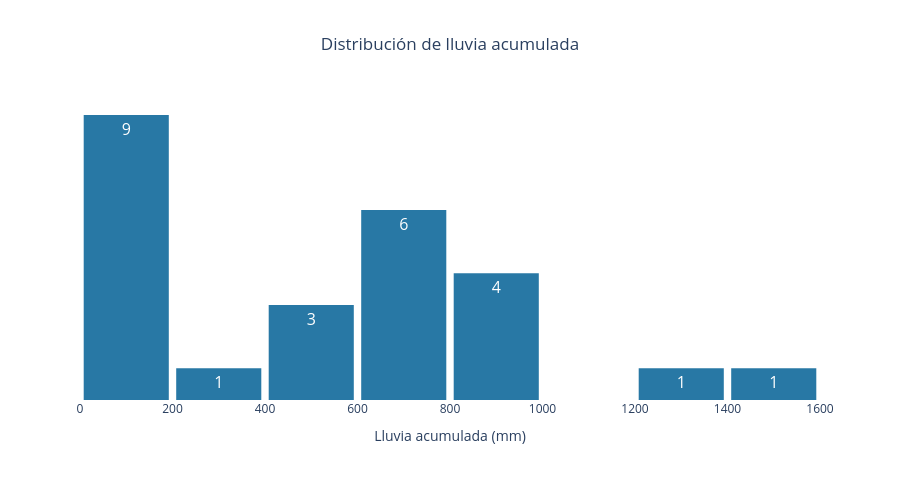

The notebook cell this image was saved under:
### Markdown cell above
#### **Paso 5.** Tercer gráfico libre

### Code cell
fig_libre = px.histogram(
    df,
    x="lluvia_total_mm",
    title="Distribución de lluvia acumulada",
    labels={"lluvia_total_mm": "Lluvia acumulada (mm)"},
    template="plotly_white",
    color_discrete_sequence=["#2878A5"]
)

fig_libre.update_traces(
    xbins=dict(start=0, end=1800, size=200),
    texttemplate="%{y}",
    textposition="inside",
    textfont=dict(size=16, color="white")
)

fig_libre.update_layout(
    title=dict(x=0.5, xanchor="center"),
    xaxis=dict(tick0=0, dtick=200, showgrid=False),
    yaxis=dict(visible=False, showgrid=False),
    bargap=0.08,
    height=480
)

fig_libre.show()

### Figure 1 — Plotly figure (JSON) as saved in the notebook; plotly's stock layout.template omitted (floating-point values rounded to 4 significant figures)
{"data": [{"bingroup": "x", "hovertemplate": "Lluvia acumulada (mm)=%{x}<br>count=%{y}<extra></extra>", "legendgroup": "", "marker": {"color": "#2878A5", "pattern": {"shape": ""}}, "name": "", "orientation": "v", "showlegend": false, "textfont": {"color": "white", "size": 16}, "textposition": "inside", "texttemplate": "%{y}", "type": "histogram", "x": [436.5, 975.3, 711.8, 189.9, 485.1, 773.3, 39.2, 710.7, 803.8, 444.8, 25.1, 910.4, 98.9, 98.8, 13.9, 1582.0, 908.0, 17.8, 774.0, 89.2, 779.5, 789.8, 11.5, 332.3, 1289.0], "xaxis": "x", "xbins": {"end": 1800, "size": 200, "start": 0}, "yaxis": "y"}], "layout": {"bargap": 0.08, "barmode": "relative", "height": 480, "legend": {"tracegroupgap": 0}, "title": {"text": "Distribución de lluvia acumulada", "x": 0.5, "xanchor": "center"}, "xaxis": {"anchor": "y", "domain": [0, 1], "dtick": 200, "showgrid": false, "tick0": 0, "title": {"text": "Lluvia acumulada (mm)"}}, "yaxis": {"anchor": "x", "domain": [0, 1], "showgrid": false, "title": {"text": "count"}, "visible": false}}}
